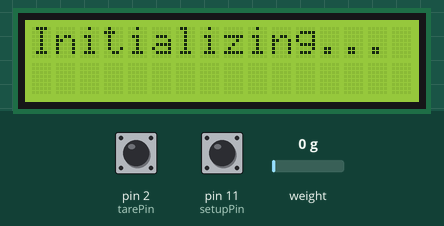
The sketch below on a simulated Arduino Uno, built with avr-gcc and run on an emulated ATmega328P. Shown: 16×2 character LCD. The inputs (shaded band) are chosen by the test bench; at power-on: weight on the scale 0 g, pin 2 (tarePin) HIGH, pin 11 (setupPin) LOW. What the sketch prints to the serial monitor is not drawn.

Above: at 2.1 s.
At 10.4 s:
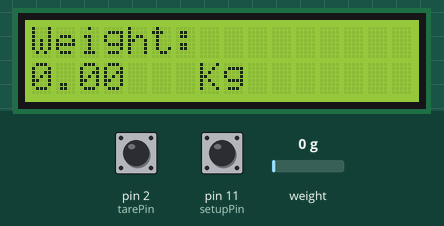
10.5 s: weight on the scale set to 1250 g
At 13.9 s:
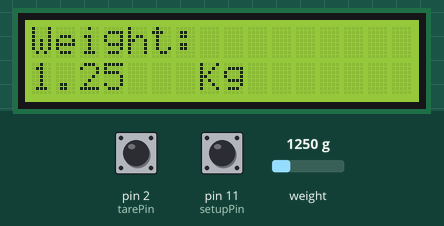
14.7 s: weight on the scale set to 100 g
At 16.9 s:
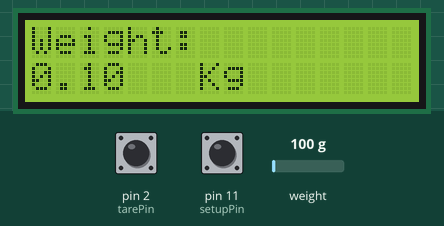
22.8 s: weight on the scale set to 2500 g
At 26.4 s:
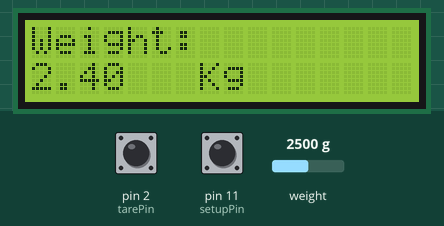
Timing chart, 0 to 27.9 s (numbered marks = the images above; inputs shaded):
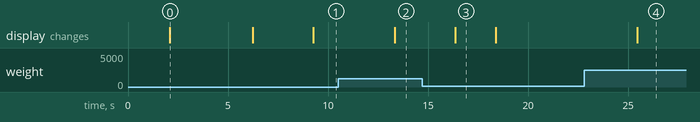

Measured:
- after the input at 10.5 s, the display: changes after 2.8 s (image 2)
- after the input at 14.7 s, the display: changes after 1.7 s (image 3)
- after the input at 22.8 s, the display: changes after 2.7 s (image 4)
- what the display in image 0 shows lasts 4.1 s, from 2.1 s to 6.2 s
- what the display in image 3 shows lasts 2.0 s, from 16.4 s to 18.4 s

The sketch:

scale_arduino_3.ino
```cpp
//update-9-01-16: sendESP command prevents reading weight value from second time. hence those two lines were commented out.
//update:9-01-16. Bug fix: It is found that strTrunc does not append one or two according to the decimal place.Because the second statement was = than +=. hence dpoint was not appeneded.
//update:9-01-16: Bug-fix: sendWeight function was defined with a return type string while it does not return anything. return type made void.
//update:29-01-16:This is the i2c version of scale_arduino program. Code has been modified to interface lcd via i2c.
//                Also updated to display weight as 0.00 initially and display the unit Kg at all times.
// Update 3: Added code to display ssid on lcd, before ending setup
//update:24-07-16: 1.Obtaining stable weight is consolidated inside a function for multiple calls. 2.Real-time weight update functionality added
//update:30-07-16: 1.Tare button added and functonality working checked.

#include "HX711.h"
#include <AltSoftSerial.h>
#include <Wire.h>
#include <LCD.h>
#include <LiquidCrystal_I2C.h>

LiquidCrystal_I2C  lcd(0x27,2,1,0,4,5,6,7); // 0x27 is the I2C bus address for an unmodified module
AltSoftSerial esp; //8,9||RX,TX

/*
 * This uses the Liquid Crystal library from https://bitbucket.org/fmalpartida/new-liquidcrystal/downloads GNU General Public License, version 3 (GPL-3.0)
 * Pin Connections:
 *      SCL = A5
 *      SDA = A4
 *      VCC = 5V
 *      GND = GND
 */

// HX711.DOUT	- pin #A1 or 6
// HX711.PD_SCK	- pin #A0  or 7

HX711 scale(6, 7);		// parameter "gain" is ommited; the default value 128 is used by the library
float avg =0.0,currentWeight=0.0,lastWeight=0.0;
boolean upload = true;
unsigned long int up;
const int tarePin = 2,setupPin=11;
//int calib = 23100;

String strTrunc(float wt)
{
  Serial.println("Truncating weight value");
  int tmp;
    String number;
    if(wt>10.00)
    {
       tmp = wt*100;
       String val(tmp);
       number+='1';
       number+=val.substring(0,2);
      number+='.';
      number+=val.charAt(2);
    }
    else if(wt<10.00)
    {
       tmp = wt*100;
       String val(tmp);
       number+='2';
       number+= val.charAt(0);
      number+='.';
      number+=val.charAt(1);
    }
    Serial.println(number);
  return number;
}
void sendWeight(String msg) // for sending weight to esp8266 via serial
{
  Serial.println("inside send weight");
  String weight;
  weight+='=';
  weight+=msg;
  weight+='*';
  Serial.print("weight:");
  Serial.println(weight);
  esp.println(weight);
  Serial.println("Weight sent to ESP");
  }

void sendCmd(char command)
{
  Serial.print("Sending cmd:");
  Serial.println(command);
  String cmd;
  cmd+='#';
  cmd+=command;
  cmd+='*';
}

  void lcdWeight(float weight)
  {
    lcd.clear();
    lcd.setCursor(0,0);
    lcd.print("Weight:");
    lcd.setCursor(0,1);
    lcd.print(weight);
    lcd.setCursor(7,1);
    lcd.print("Kg");
  }

float get_weight(float lweight)
{
  float cweight;
  while(1)  //wait for a stable weight
    {
      Serial.println("Waiting for stable weight");
      cweight = scale.get_units(10);
      float diff = cweight - lweight;
      Serial.println(diff);
      if( diff>1.0)
         { lweight = cweight;
           Serial.print("Diff: ");
           Serial.println(diff);
          delay(500);
         }
         else
         break;
    }
  return cweight;
}
void tare(){
  scale.tare();
}

void setup() {
  Serial.begin(9600);

    pinMode(tarePin,INPUT_PULLUP);
    pinMode(setupPin,INPUT);
    attachInterrupt(digitalPinToInterrupt(tarePin),tare,RISING);

    lcd.setBacklightPin(3,POSITIVE);
    lcd.setBacklight(HIGH); // NOTE: You can turn the backlight off by setting it to LOW instead of HIGH
    lcd.begin(16, 2);
    lcd.clear();

    esp.begin(9600);

  lcd.print("Wifi Scale!!");
  delay(2000);
  lcd.clear();
  lcd.print("Initializing...");

// ideal 19500
  scale.set_scale(19500);                      // this value is obtained by calibrating the scale with known weights; see the README for details
  scale.tare();				        // reset the scale to 0

  Serial.println("After setting up the scale:");

  Serial.print("read: \t\t");
  Serial.println(scale.read());                 // print a raw reading from the ADC

  Serial.print("read average: \t\t");
  Serial.println(scale.read_average(20));       // print the average of 20 readings from the ADC

  Serial.print("get value: \t\t");
  Serial.println(scale.get_value(5));		// print the average of 5 readings from the ADC minus the tare weight, set with tare()

  Serial.print("get units: \t\t");
  Serial.println(scale.get_units(5), 1);        // print the average of 5 readings from the ADC minus tare weight, divided
						// by the SCALE parameter set with set_scale

  Serial.println("Readings:");
  lcd.clear();
  lcd.print("Wifi Connected!");
  lcd.clear();
  lcd.setCursor(0,0);
  lcd.print("IP:192.168.1.10");
  lcd.setCursor(0,1);
  lcd.print("SSID: Shankar");
  delay(2000);
  scale.tare();
  lcdWeight(0.00);

}

void loop() {

//  scale.set_scale(calib);

//  Serial.print("one reading:\t");
//  Serial.print(scale.get_units(), 1);
//  Serial.print("\t| average:\t");
  avg = scale.get_units(10);
  if(avg>=0.2)
  {
    Serial.println("Some one stepped in!");
    currentWeight=0.0,lastWeight=0.0;
    currentWeight = scale.get_units(10);
    lastWeight = currentWeight;

//    while(1)  //wait for a stable weight
//    {
//      Serial.println("Waiting for stable weight");
//      currentWeight = scale.get_units(10);
//      float diff = currentWeight - lastWeight;
//      Serial.println(diff);
//      if( diff>1.0)
//         { lastWeight = currentWeight;
//           Serial.print("Diff: ");
//           Serial.println(diff);
//          delay(500);
//         }
//         else
//         break;
//    }

    currentWeight=get_weight(lastWeight);
    Serial.println("Stable weight obtained!");

   String msg=strTrunc(currentWeight);
    sendWeight(msg);

    Serial.print("Weight:");
    Serial.println(currentWeight);
    lcdWeight(currentWeight);

    while(1) //wait till the current load is removed.
    {
      avg=scale.get_units(10);
      if(avg-currentWeight>=1.0 || avg-currentWeight<=-1.0)
      {
        currentWeight=get_weight(avg);
        lcdWeight(currentWeight);
      }
      if(avg<0.2)
      {
       Serial.println("Some one stepped out!");
       break;
      }
    }

    upload = true;
    scale.tare();
    avg=scale.get_units(10);
    Serial.print("Weight:");
  Serial.println(avg);
  lcdWeight(avg);

  }


    if ( esp.available() )
    {
      Serial.println("FROM ESP:");
      while(esp.available()>0)
      Serial.write(esp.read());
    }

  if(digitalRead(setupPin)==HIGH)
  {
    Serial.println("Setup pin pressed");
    boolean flag= false;
    unsigned long int t1 = millis();
    int count=0;
    while(1)
    {
      if(digitalRead(setupPin)==HIGH)
       count++;
      else
      break;

       Serial.print("count:");
       Serial.println(count);

       if(count==5)
       break;

       delay(1000);
    }
    if(count==5)
    {
      delay(2000);
      Serial.println("Entering Setup mode!");
      lcd.clear();
      lcd.setCursor(0,0);
      lcd.print("Enter WiFi setup?");
      lcd.print(0,1);
      lcd.print("Press within 15s");
      t1=millis();
      count=15;
      flag=false;
      while(millis()-t1<=15000)
      {
        delay(1000);
        count--;
        lcd.clear();
        lcd.setCursor(0,0);
        lcd.print("Enter WiFi setup?");
        lcd.setCursor(0,1);
        lcd.print("Press by ");
        lcd.setCursor(10,1);
        lcd.print(count);
        lcd.setCursor(12,1);
        lcd.print("s");
        if(digitalRead(setupPin)==HIGH)
        {
          flag=true;
          break;
        }
      }//while
        if(flag==true)
        {
          Serial.println("In setup mode!");
          lcd.clear();
          lcd.setCursor(0,0);
          lcd.print("In setup mode!");
          delay(2000);
          esp.println("#1*");
          while(1)
          {
             if(digitalRead(setupPin)==HIGH)
             {
              Serial.println("Exiting setup!");
              lcd.clear();
              lcdWeight(avg);
          }
        }
        }
        else
        {
          Serial.println("No repsonse!");
          lcd.clear();
          lcdWeight(avg);
        }
      }//while 10s
    //if count=5
    else
    {
      Serial.println("Less than 5 counts!");
      Serial.print("count:");
      Serial.println(count);
    }
  }
}
```
